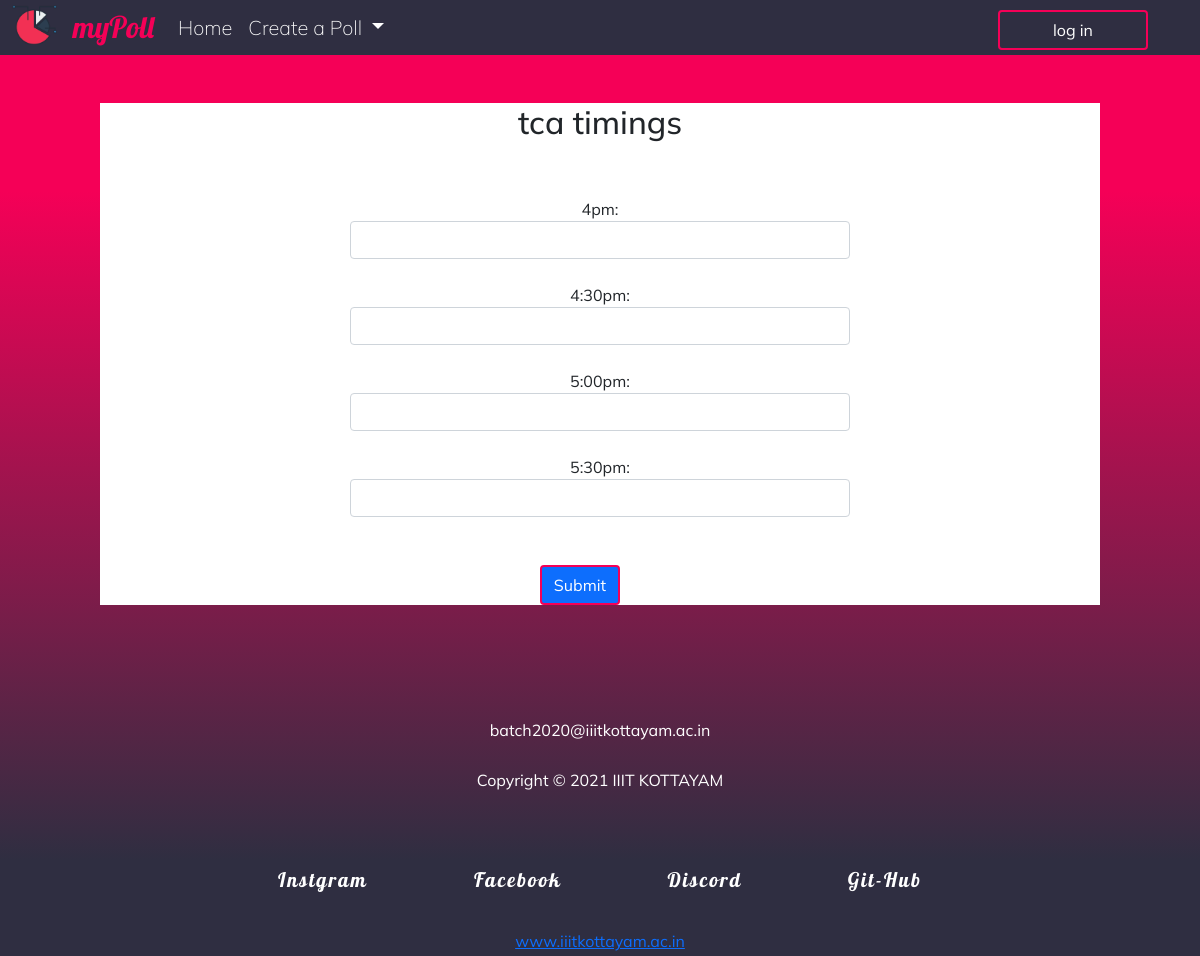
/CreatePoll/31/, run on the app's committed database.
### polling/models.py (models this page shows)
class CreatPoll(models.Model):
    Title = models.TextField()
    o1 = models.CharField( max_length=50)
    o2 = models.CharField( max_length=50)
    o3 = models.CharField( max_length=50)
    o4 = models.CharField( max_length=50)
    on1= models.IntegerField(default=0)
    on2= models.IntegerField(default=0)
    on3= models.IntegerField(default=0)
    on4= models.IntegerField(default=0)
    one_1=models.IntegerField(default=0)
    two_1=models.IntegerField(default=0)
    three_1=models.IntegerField(default=0)
    four_1=models.IntegerField(default=0)

### polling/views.py (the view, shortened to what this page needs)
# urls.py: path('CreatePoll/<poll_id>/',views.CreatePoll,name='poll'),
def CreatePoll(request,poll_id):
    poll=CreatPoll.objects.get(pk=poll_id)
    context={
        'poll':poll
    }
    return render(request,'poll.html',context)

### templates/poll.html (shortened to what this page needs)
{% load static %}
<!DOCTYPE html>
<html lang="en">
<head>
    <link href="https://cdn.jsdelivr.net/npm/bootstrap@5.0.0-beta2/dist/css/bootstrap.min.css" rel="stylesheet"
>
    <link rel="stylesheet" href={% static "createpoll.css" %}>
</head>
<body>
    <nav class="navbar navbar-expand-lg navbar-light bg-light">
        <div class="container-fluid">
            <a class="navbar-brand" href="{% url 'home' %}">
                <img src={% static "voting-poll1.png" %} alt="" width="45" height="40" class="d-inline-block align-top">
            </a>
            <a class="navbar-brand" href="{% url 'home' %}" style="color:#f50057;">myPoll</a>
            <div class="collapse navbar-collapse" id="navbarSupportedContent">
                <ul class="navbar-nav me-auto mb-2 mb-lg-0">
                    <li class="nav-item">
                        <a class="nav-link active" aria-current="page" href="{% url 'home' %}"
                            style="color:white;">Home</a>
                    </li>
                    <li class="nav-item dropdown">
                        <a class="nav-link dropdown-toggle" href="{% url 'create' %}" id="navbarDropdown" role="button"
                            data-bs-toggle="dropdown" aria-expanded="false" style="color:white;">
                            Create a Poll
                        </a>
                    </li>
                </ul>
                <button class="btn btn-outline-success" type="submit">log in</button>
            </div>
        </div>
    </nav>
    <br><br>
    <div class="form">
        <form  method="POST">
            <center>
                <h2>{{poll.Title}}</h2><br><br>
                <div style="width:500px" class="form-group" >{{poll.o1}}: <input style="" class="form-control" name="on1" type="number"></div><br>
                <div style="width:500px">{{poll.o2}}: <input class="form-control"  name="on2" type="number"></div><br>
                <div  style="width:500px">{{poll.o3}}: <input class="form-control" name="on3" type="number"></div><br>
                <div style="width:500px" >{{poll.o4}}: <input class="form-control" name="on4" type="number"></div><br><br>
                <div><center><input class="btn btn-primary" type="submit" class="buttn"></div>
            </center>
        </form>
    </div>
    <div id="footer">
        <div class="aa"> batch2020@iiitkottayam.ac.in</div>
        <div class="aa">Copyright © 2021 IIIT KOTTAYAM</div><br>
        <div id="contact">
            <a class="cont" href="#" target="_blank">Instgram</span>
                <a class="cont" href="#" target="_blank">Facebook</a>
                <a class="cont" href="#" target="_blank">Discord</a>
                <a class="cont" href="#" target="_blank">Git-Hub</a>
        </div>
        <div><a href="https://www.iiitkottayam.ac.in/" target="_blank">www.iiitkottayam.ac.in</a></div>
    </div>
</body>
</html>

### static/createpoll.css (style rules this page uses)
body { background: linear-gradient(360deg, #2f2e41 10%, #f50057 80%); margin: 0; font-family: 'Mulish', sans-serif; }
.navbar { padding: 0; }
.navbar-brand { font-family: 'Lobster', cursive; font-size: 30px; }
.container-fluid { font-family: 'Mulish', sans-serif; font-size: 20px; background-color: #2f2e41; }
.collapse { text-align: right; font-weight: lighter; }
.btn { color: white; border: 2px solid #f50057; margin-right: 40px; }
button { margin-top: 4px; width: 150px; border: 2px solid #3487f7; border-radius: 4px; color: #3487f7; }
#footer { font-family: 'Mulish', sans-serif; text-align: center; line-height: 30px; background-color: transparent; color: white; }
#contact { font-family: 'Lobster', cursive; letter-spacing: 2px; margin: auto; background-color: transparent; padding: 30px; }
.cont { background-color: transparent; color: white; text-decoration: none; margin: 30px; padding: 20px; font-size: 20px; transition: all .4s; }
.aa { padding: 10px; background-color: transparent; }

### templates/poll.html (style rules this page uses)
* { margin: 0; padding: 0; }
body { background: linear-gradient(360deg, #2f2e41 10%, #f50057 80%); }
.navbar { padding: 0; }
.navbar-brand { font-family: 'Lobster', cursive; font-size: 30px; }
.container-fluid { font-family: 'Mulish', sans-serif; font-size: 20px; background-color: #2f2e41; }
.collapse { text-align: right; font-weight: lighter; }
.btn { color: white; border: 2px solid #f50057; margin-right: 40px; }
.form { background-color: white; max-width: 1000px; margin: auto; }
#footer { font-family: 'Mulish', sans-serif; text-align: center; line-height: 30px; color: white; padding-top: 100PX; }
#contact { font-family: 'Lobster', cursive; letter-spacing: 2px; margin: auto; padding: 30px; }
.cont { color: white; text-decoration: none; margin: 30px; padding: 20px; font-size: 20px; transition: all .4s; }
.aa { padding: 10px; }

### data on the page
CreatPoll: Title "tca timings", o1 "4pm", o2 "4:30pm", o3 "5:00pm", o4 "5:30pm"
